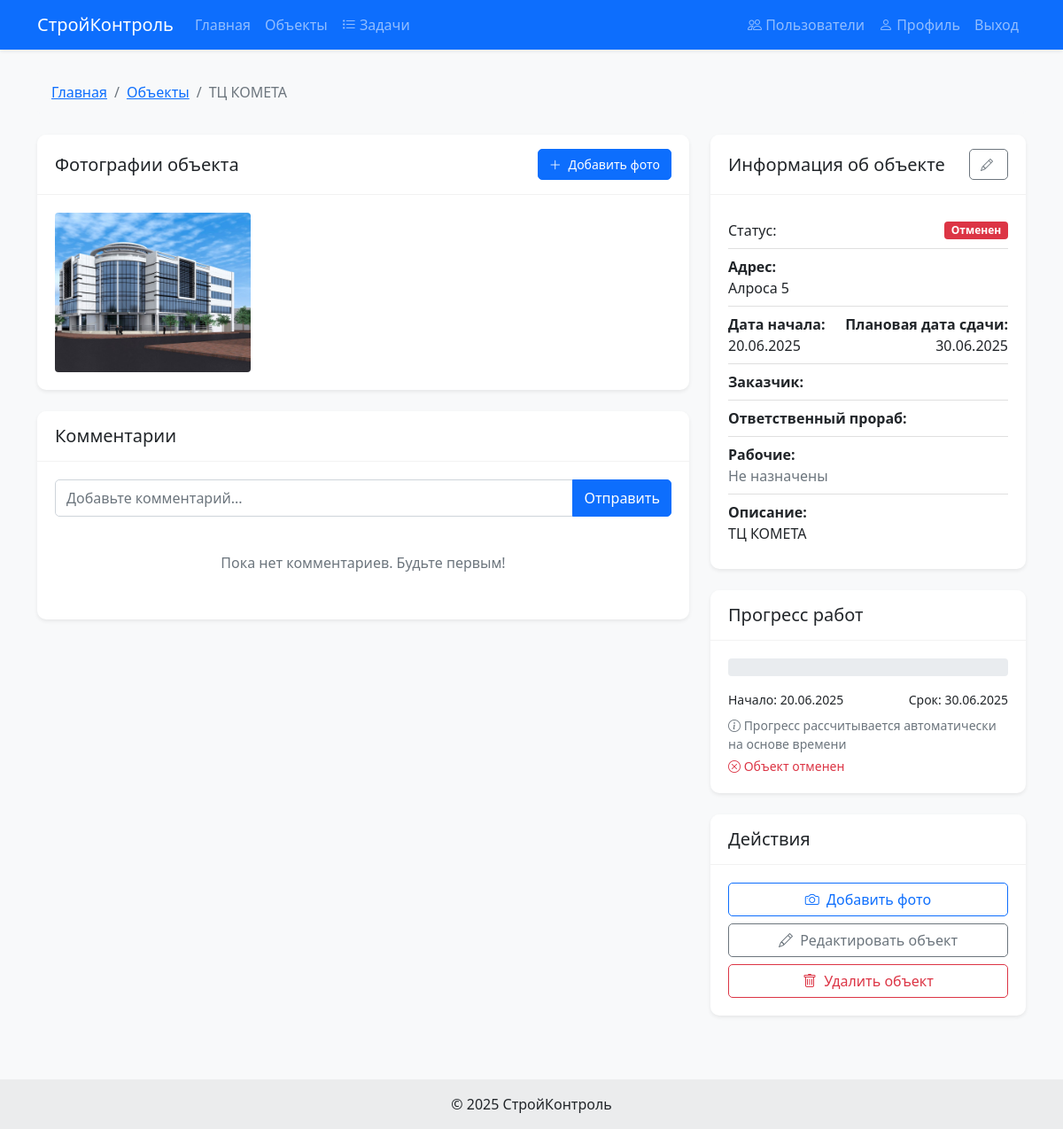
/objects/8/ (signed in), run on the app's committed database.
### construction/models.py (models this page shows, shortened)
class ConstructionSite(models.Model):
    STATUS_CHOICES = [
        ('planning', 'Планирование'),
        ('in_progress', 'В процессе'),
        ('on_hold', 'На паузе'),
        ('completed', 'Завершен'),
        ('cancelled', 'Отменен'),
    ]
    name = models.CharField('Название объекта', max_length=200)
    address = models.CharField('Адрес объекта', max_length=255)
    start_date = models.DateField('Дата начала работ', default=timezone.now)
    end_date = models.DateField('Планируемая дата окончания', null=True, blank=True)
    description = models.TextField('Описание объекта', blank=True, null=True)
    status = models.CharField('Статус', max_length=20, choices=STATUS_CHOICES, default='planning')
    progress = models.PositiveSmallIntegerField('Прогресс', default=0, validators=[MinValueValidator(0), MaxValueValidator(100)])
    foreman = models.ForeignKey(User, on_delete=models.SET_NULL, null=True, related_name='sites_managed', verbose_name='Ответственный прораб')
    client = models.ForeignKey(User, on_delete=models.SET_NULL, null=True, related_name='sites_ordered', verbose_name='Заказчик')
    workers = models.ManyToManyField(User, related_name='sites_working', verbose_name='Рабочие', blank=True, null=True)
    def get_status_color(self):
        colors = {
            'planning': 'info',
            'in_progress': 'primary',
            'on_hold': 'warning',
            'completed': 'success',
            'cancelled': 'danger',
        }
        return colors.get(self.status, 'secondary')
    def save(self, *args, **kwargs):
        if self.status == 'completed':
            self.progress = 100
        elif self.status in ['cancelled', 'planning']:
            self.progress = 0
        else:
            self.progress = self.calculate_progress_by_time()
        super().save(*args, **kwargs)
    class Meta:
        verbose_name = 'Строительный объект'
        verbose_name_plural = 'Строительные объекты'

class SitePhoto(models.Model):
    site = models.ForeignKey(ConstructionSite, on_delete=models.CASCADE, related_name='photos', verbose_name='Объект')
    photo = models.ImageField('Фотография', upload_to='site_photos/')
    uploaded_by = models.ForeignKey(User, on_delete=models.SET_NULL, null=True, verbose_name='Добавил')
    upload_date = models.DateTimeField('Дата загрузки', auto_now_add=True)
    comment = models.TextField('Комментарий', blank=True, null=True)
    class Meta:
        verbose_name = 'Фотография объекта'
        verbose_name_plural = 'Фотографии объектов'

### construction/views.py (the view)
# urls.py: path('objects/<int:pk>/', views.object_detail_view, name='object_detail'),
@login_required
def object_detail_view(request, pk):
    obj = get_object_or_404(ConstructionSite, pk=pk)
    if not (request.user.role == 'admin' or
            obj.foreman == request.user or
            obj.client == request.user or
            request.user in obj.workers.all()):
        messages.error(request, 'У вас нет доступа к этому объекту')
        return redirect('objects')
    obj.save()  # Вызовет пересчет прогресса в методе save() модели
    if request.method == 'POST' and 'comment' in request.POST:
        comment_form = CommentForm(request.POST)
        if comment_form.is_valid():
            comment = comment_form.save(commit=False)
            comment.site = obj
            comment.author = request.user
            comment.save()
            messages.success(request, 'Комментарий добавлен')
            return redirect('object_detail', pk=pk)
    else:
        comment_form = CommentForm()
    return render(request, 'construction/object_detail.html', {
        'object': obj,
        'comment_form': comment_form,
    })

### construction/forms.py (shortened to what this page needs)
class CommentForm(forms.ModelForm):
    class Meta:
        model = SiteComment
        fields = ('text',)
        widgets = {
            'text': forms.Textarea(attrs={
                'class': 'form-control',
                'rows': 3,
                'placeholder': 'Введите комментарий...',
                'required': 'required',
                'minlength': '3',
                'maxlength': '1000'
            }),
        }
    def __init__(self, *args, **kwargs):
        super().__init__(*args, **kwargs)
        self.fields['text'].label = ''  # Убираем метку поля

### construction/models.py (called while the page is built)
    @property
    def is_admin(self):
        return self.role == 'admin' or self.is_superuser or self.is_staff

### construction/templates/construction/object_detail.html (shortened to what this page needs)
{% extends 'construction/base.html' %}
{% load static %}
{% block breadcrumbs %}
    <li class="breadcrumb-item"><a href="{% url 'objects' %}">Объекты</a></li>
    <li class="breadcrumb-item active" aria-current="page">{{ object.name|truncatechars:30 }}</li>
{% endblock %}
{% block content %}
<div class="row">
    <div class="col-lg-8">
        <div class="card mb-4">
            <div class="card-header d-flex justify-content-between align-items-center">
                <h2 class="h5 mb-0">Фотографии объекта</h2>
                {% if user.role == 'admin' or user.role == 'foreman' or user == object.client %}
                <a href="{% url 'add_photo' object.id %}" class="btn btn-sm btn-primary">
                    <i class="bi bi-plus-lg"></i> Добавить фото
                </a>
                {% endif %}
            </div>
            <div class="card-body">
                {% if object.photos.all %}
                <div class="row g-3">
                    {% for photo in object.photos.all|slice:":6" %}
                    <div class="col-6 col-md-4">
                        <a href="#" class="d-block" data-bs-toggle="modal" data-bs-target="#photoModal"
                           data-img="{{ photo.photo.url }}"
                           data-caption="{{ photo.comment|default:'Без описания' }}"
                           data-photo-id="{{ photo.id }}">
                            <img src="{{ photo.photo.url }}" class="img-fluid rounded" alt="Фото объекта" style="height: 180px; width: 100%; object-fit: cover;">
                        </a>
                    </div>
                    {% endfor %}
                </div>
                {% else %}
                <div class="text-center py-5">
                    <i class="bi bi-images text-muted" style="font-size: 3rem;"></i>
                    <p class="mt-2 text-muted">Нет загруженных фотографий</p>
                </div>
                {% endif %}
            </div>
        </div>
        <div class="card">
            <div class="card-header">
                <h2 class="h5 mb-0">Комментарии</h2>
            </div>
            <div class="card-body">
                <form id="comment-form" method="post" action="{% url 'api_add_comment' object.pk %}" class="mb-4">
                    <div class="input-group">
                        <input type="text"
                               name="text"
                               id="comment-text"
                               class="form-control {% if form.text.errors %}is-invalid{% endif %}"
                               placeholder="Добавьте комментарий..."
                               value="{{ form.text.value|default:'' }}"
                               required
                               minlength="3"
                               maxlength="1000">
                        <button type="submit" class="btn btn-primary" id="submit-comment">
                            <span class="btn-text">Отправить</span>
                        </button>
                    </div>
                </form>
                <div id="comments-container" class="comments">
                    {% for comment in object.comments.all %}
                    <div class="comment-item d-flex mb-3" data-comment-id="{{ comment.id }}">
                        <div class="flex-shrink-0">
                            <img src="https://ui-avatars.com/api/?name={{ comment.author.get_full_name|urlencode }}&size=40&background=0D6EFD&color=fff"
                                 alt="{{ comment.author.get_full_name }}" class="rounded-circle">
                        </div>
                        <div class="ms-3 flex-grow-1">
                            <div class="bg-light rounded-3 p-3">
                                <div class="d-flex justify-content-between align-items-center mb-1">
                                    <h6 class="mb-0 fw-bold">{{ comment.author.get_full_name }}</h6>
                                    <div class="d-flex align-items-center">
                                        <small class="text-muted me-2" title="{{ comment.created_date|date:'d.m.Y H:i' }}">
                                            {{ comment.created_date|timesince }} назад
                                        </small>
                                        {% if user == comment.author or user.role == 'admin' %}
                                        <form action="{% url 'api_delete_comment' comment.id %}" method="post" class="ms-2 delete-comment-form">
                                            {% csrf_token %}
                                            <button type="button" class="btn btn-sm btn-link text-danger p-0 delete-comment-btn"
                                                    title="Удалить комментарий">
                                                <i class="bi bi-trash"></i>
                                            </button>
                                        </form>
                                        {% endif %}
                                    </div>
                                </div>
                                <p class="mb-0">{{ comment.text }}</p>
                            </div>
                        </div>
                    </div>
                    {% empty %}
                    <p class="text-muted text-center py-3" id="no-comments">Пока нет комментариев. Будьте первым!</p>
                    {% endfor %}
                </div>
            </div>
        </div>
    </div>
    <div class="col-lg-4">
        <div class="card mb-4">
            <div class="card-header">
                <div class="d-flex justify-content-between align-items-center">
                    <h2 class="h5 mb-0">Информация об объекте</h2>
                    {% if user.role == 'admin' or user.role == 'foreman' or user == object.client %}
                    <a href="{% url 'object_edit' object.id %}" class="btn btn-sm btn-outline-secondary">
                        <i class="bi bi-pencil"></i>
                    </a>
                    {% endif %}
                </div>
            </div>
            <div class="card-body">
                <ul class="list-group list-group-flush">
                    <li class="list-group-item d-flex justify-content-between align-items-center px-0">
                        <span>Статус:</span>
                        <span class="badge bg-{{ object.get_status_color }}">
                            {{ object.get_status_display }}
                        </span>
                    </li>
                    <li class="list-group-item px-0">
                        <div class="fw-bold">Адрес:</div>
                        {{ object.address }}
                    </li>
                    <li class="list-group-item d-flex justify-content-between px-0">
                        <div>
                            <div class="fw-bold">Дата начала:</div>
                            {{ object.start_date|date:"d.m.Y" }}
                        </div>
                        <div class="text-end">
                            <div class="fw-bold">Плановая дата сдачи:</div>
                            {{ object.end_date|date:"d.m.Y"|default:"не указана" }}
                        </div>
                    </li>
                    <li class="list-group-item px-0">
                        <div class="fw-bold">Заказчик:</div>
                    </li>
                    <li class="list-group-item px-0">
                        <div class="fw-bold">Ответственный прораб:</div>
                    </li>
                    <li class="list-group-item px-0">
                        <div class="fw-bold">Рабочие:</div>
                        {% if object.workers.all %}
                            {% for worker in object.workers.all %}
                                {{ worker.get_full_name }}{% if not forloop.last %}, {% endif %}
                            {% endfor %}
                        {% else %}
                            <span class="text-muted">Не назначены</span>
                        {% endif %}
                    </li>
                    {% if object.description %}
                    <li class="list-group-item px-0">
                        <div class="fw-bold">Описание:</div>
                        {{ object.description|linebreaksbr }}
                    </li>
                    {% endif %}
                </ul>
            </div>
        </div>
        <div class="card mb-4">
            <div class="card-header">
                <h2 class="h5 mb-0">Прогресс работ</h2>
            </div>
            <div class="card-body">
                <div class="progress mb-3" style="height: 20px;">
                </div>
                <div class="d-flex justify-content-between">
                    <small>Начало: {{ object.start_date|date:"d.m.Y" }}</small>
                    <small>Срок: {{ object.end_date|date:"d.m.Y"|default:"не указан" }}</small>
                </div>
                {% if object.end_date %}
                <div class="mt-2 small text-muted">
                    <i class="bi bi-info-circle"></i> Прогресс рассчитывается автоматически на основе времени
                </div>
                {% if object.status == 'completed' %}
                <div class="mt-1 small text-success">
                    <i class="bi bi-check-circle"></i> Объект завершен
                </div>
                {% elif object.status == 'cancelled' %}
                <div class="mt-1 small text-danger">
                    <i class="bi bi-x-circle"></i> Объект отменен
                </div>
                {% elif object.status == 'planning' %}
                <div class="mt-1 small text-info">
                    <i class="bi bi-calendar-event"></i> В стадии планирования
                </div>
                {% endif %}
                {% endif %}
            </div>
        </div>
        {% if user.role == 'admin' or user.role == 'foreman' or user == object.client %}
        <div class="card">
            <div class="card-header">
                <h2 class="h5 mb-0">Действия</h2>
            </div>
            <div class="card-body">
                <div class="d-grid gap-2">
                    <a href="{% url 'add_photo' object.id %}" class="btn btn-outline-primary">
                        <i class="bi bi-camera"></i> Добавить фото
                    </a>
                    <a href="{% url 'object_edit' object.id %}" class="btn btn-outline-secondary">
                        <i class="bi bi-pencil"></i> Редактировать объект
                    </a>
                    {% if user.role == 'admin' or user == object.client %}
                    <button type="button" class="btn btn-outline-danger" data-bs-toggle="modal" data-bs-target="#deleteModal">
                        <i class="bi bi-trash"></i> Удалить объект
                    </button>
                    {% endif %}
                </div>
            </div>
        </div>
        {% endif %}
    </div>
</div>
{% endblock %}

### construction/static/css/style.css (style rules this page uses)
.card { overflow: hidden; }
.card-header { font-weight: 600; }
.btn i { margin-right: 0.25rem; }
body { font-family: 'Segoe UI', Tahoma, Geneva, Verdana, sans-serif; background-color: #f8f9fa; }
.card { border: none; border-radius: 10px; box-shadow: 0 0.125rem 0.25rem rgba(0, 0, 0, 0.075); margin-bottom: 1.5rem; }
.card-header { background-color: #fff; border-bottom: 1px solid rgba(0, 0, 0, 0.05); padding: 1rem 1.25rem; }
.card-body { padding: 1.25rem; }
.btn { border-radius: 5px; padding: 0.375rem 0.75rem; font-weight: 500; }
.form-control, .form-select { border-radius: 5px; padding: 0.5rem 0.75rem; border: 1px solid #ced4da; }
.badge { color: white !important; }

### data on the page
ConstructionSite: name "ТЦ КОМЕТА", status "Отменен", address "Алроса 5", start_date "20.06.2025", end_date "30.06.2025", description "ТЦ КОМЕТА"
SitePhoto: photo (picture)
